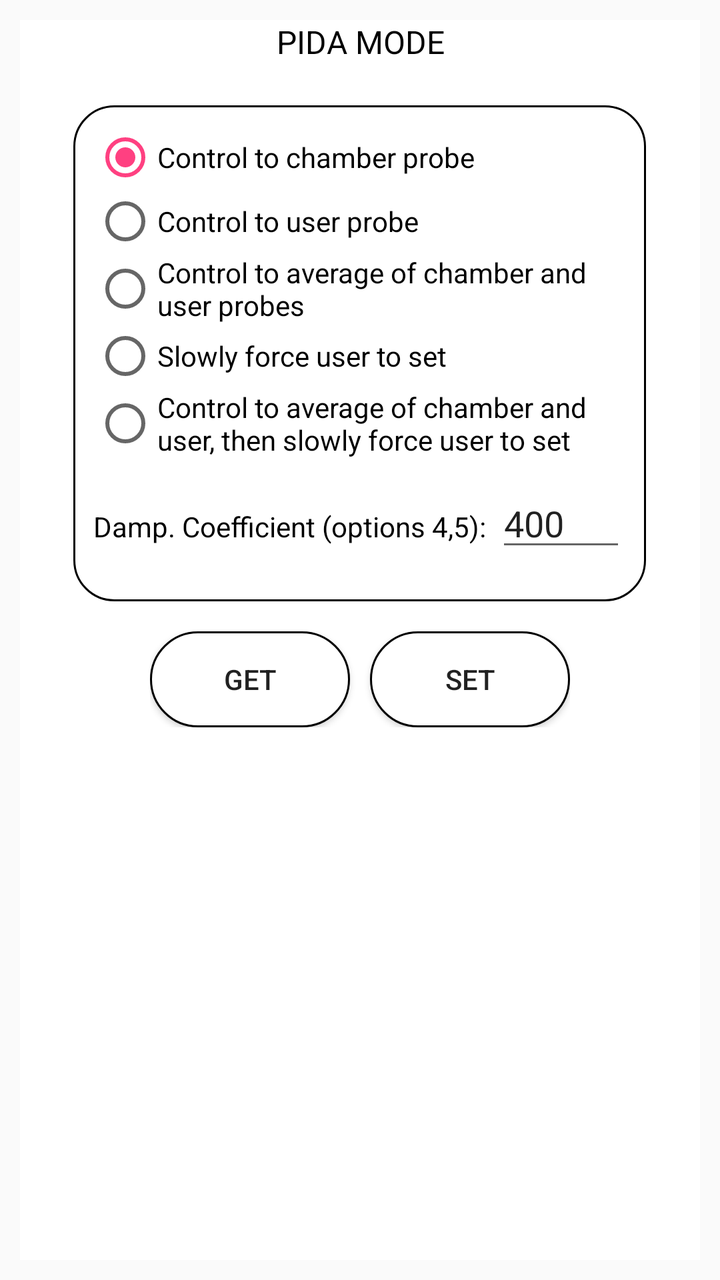
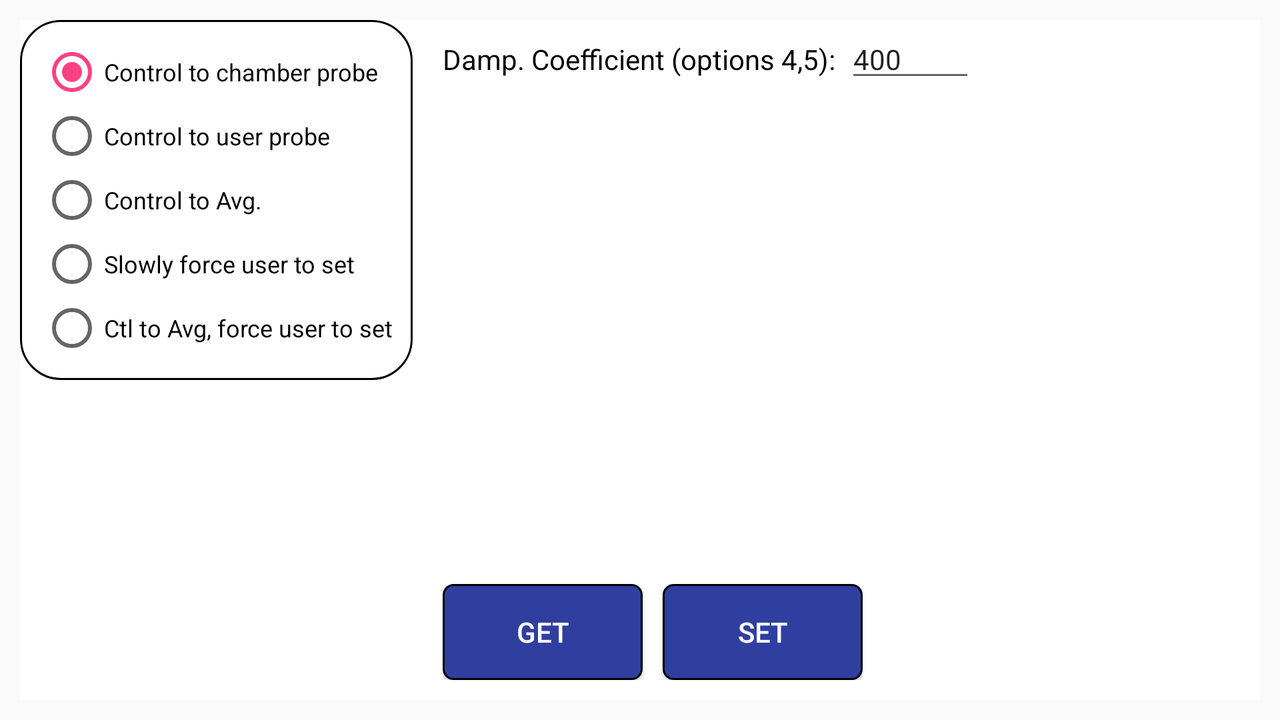

An Android layout and its configuration variant, each rendered on a device that would load it. The default file and the variant file are quoted in full after the pictures.
<!-- AndroidManifest.xml: application theme AppTheme -->
<!-- res/layout/fragment_pida_mode.xml -->
<?xml version="1.0" encoding="utf-8"?>
<RelativeLayout xmlns:android="http://schemas.android.com/apk/res/android"
                android:layout_width="match_parent"
                android:layout_height="match_parent"
                android:layout_margin="10dp"
                android:background="@android:color/white"
    >

    <TextView
        android:id="@+id/pidAmodeTitle"
        android:layout_width="match_parent"
        android:layout_height="wrap_content"
        android:layout_alignParentTop="true"
        android:layout_marginBottom="5dp"
        android:gravity="center_horizontal"
        android:text="PIDA MODE"
        android:textColor="@color/black"
        android:textSize="16sp"/>
    <View
        android:id="@+id/horizontalLine"
        android:layout_marginTop="5dp"
        android:layout_marginBottom="10dp"
        android:layout_width="match_parent"
        android:layout_height="1dp"
        android:background="@color/darkGray"
        android:layout_below="@+id/pidAmodeTitle">

    </View>

    <LinearLayout
        android:id="@+id/mainLayout"
        android:layout_width="wrap_content"
        android:layout_height="wrap_content"
        android:layout_below="@+id/horizontalLine"
        android:layout_centerHorizontal="true"
        android:layout_marginBottom="10dp"
        android:background="@drawable/border_curved_padding"
        android:orientation="vertical">


        <RadioGroup
            android:id="@+id/radioGroup"
            android:layout_width="match_parent"
            android:layout_height="wrap_content"
            android:layout_marginBottom="10dp"
            >

            <android.support.v7.widget.AppCompatRadioButton
                android:id="@+id/chamberRadioButton"
                android:layout_width="wrap_content"
                android:layout_height="wrap_content"
                android:checked="true"
                android:tag="0"
                android:text="Control to chamber probe"/>

            <android.support.v7.widget.AppCompatRadioButton
                android:id="@+id/userRadioButton"
                android:layout_width="wrap_content"
                android:layout_height="wrap_content"
                android:tag="3"
                android:text="Control to user probe"/>

            <android.support.v7.widget.AppCompatRadioButton
                android:id="@+id/chamberUserAverageRadioButton"
                android:layout_width="wrap_content"
                android:layout_height="wrap_content"
                android:tag="1"
                android:text="Control to average of chamber and user probes"/>

            <android.support.v7.widget.AppCompatRadioButton
                android:id="@+id/slowlyForceUserRadioButton"
                android:layout_width="wrap_content"
                android:layout_height="wrap_content"
                android:tag="2"
                android:text="Slowly force user to set"/>

            <android.support.v7.widget.AppCompatRadioButton
                android:id="@+id/averageSlowlyForceUserRadioButton"
                android:layout_width="wrap_content"
                android:layout_height="wrap_content"
                android:tag="4"
                android:text="Control to average of chamber and user, then slowly force user to set"/>
        </RadioGroup>


        <LinearLayout
            android:id="@+id/dampingCoefficientLayout"
            android:layout_width="wrap_content"
            android:layout_height="wrap_content"
            android:layout_marginBottom="10dp"
            android:orientation="horizontal">

            <TextView
                android:layout_width="wrap_content"
                android:layout_height="wrap_content"
                android:layout_marginEnd="5dp"
                android:layout_marginRight="5dp"
                android:text="Damp. Coefficient (options 4,5):"
                android:textColor="@android:color/black"
                />

            <android.support.v7.widget.AppCompatEditText
                android:id="@+id/editTextDampingCoefficient"
                android:layout_width="65dp"
                android:layout_height="wrap_content"
                android:inputType="number"
                android:maxWidth="65dp"
                android:text="400"/>
        </LinearLayout>

    </LinearLayout>

    <LinearLayout
        android:id="@+id/buttonLayout"
        android:layout_width="wrap_content"
        android:layout_height="wrap_content"
        android:layout_below="@+id/mainLayout"
        android:layout_centerHorizontal="true"
        android:gravity="center_horizontal"
        android:padding="5dp">

        <android.support.v7.widget.AppCompatButton
            android:id="@+id/buttonGet"
            android:layout_width="100dp"
            android:layout_height="wrap_content"
            android:layout_marginEnd="10dp"
            android:layout_marginRight="10dp"
            android:background="@drawable/white_rounded_button_accent"
            android:text="GET"/>

        <android.support.v7.widget.AppCompatButton
            android:id="@+id/buttonSet"
            android:layout_width="100dp"
            android:layout_height="wrap_content"
            android:background="@drawable/white_rounded_button_accent"
            android:text="SET"/>
    </LinearLayout>

</RelativeLayout>
<!-- resources referenced by this layout -->
<resources>
  <color name="black">#000000</color>
  <!-- drawable border_curved_padding (drawable) -->
  <?xml version="1.0" encoding="utf-8"?>
  <shape xmlns:android="http://schemas.android.com/apk/res/android"
         android:shape="rectangle">
  
      <solid android:color="@null">
  
      </solid>
  
      <stroke android:width="1dp"/>
      <padding
          android:bottom="10dp"
          android:left="10dp"
          android:right="10dp"
          android:top="10dp"/>
      <corners android:radius="20dp"/>
  
  </shape>
  <!-- drawable white_rounded_button_accent (drawable) -->
  <?xml version="1.0" encoding="utf-8"?>
  <selector xmlns:android="http://schemas.android.com/apk/res/android">
  
  
      <item android:state_pressed="true">
          <shape>
              <solid android:color="@color/colorAccent"/>
  
              <stroke android:width="1dp"
                      android:color="@android:color/black"/>
              <corners android:radius="25dp"/>
          </shape>
  
  
      </item>
  
      <item android:state_pressed="false">
  
  
          <shape>
              <solid android:color="@android:color/white"/>
              <stroke android:width="1dp"
                      android:color="@android:color/black"/>
              <corners android:radius="25dp"/>
  
          </shape>
  
      </item>
  
  </selector>
  <style name="AppTheme" parent="Theme.AppCompat.Light.NoActionBar">
          
          <item name="colorPrimary">@color/colorPrimary</item>
          <item name="colorPrimaryDark">@color/colorPrimaryDark</item>
          <item name="colorAccent">@color/colorAccent</item>
      </style>
  <color name="colorAccent">#ff4081</color>
  <color name="colorPrimary">#3F51B5</color>
  <color name="colorPrimaryDark">#303F9F</color>
</resources>
<!-- res/layout-normal-land/fragment_pida_mode.xml (the repository's variant of the layout above) -->
<!-- drawn on the phone turned sideways -->
<?xml version="1.0" encoding="utf-8"?>
<RelativeLayout xmlns:android="http://schemas.android.com/apk/res/android"
                android:layout_width="match_parent"
                android:layout_height="match_parent"
                android:layout_margin="10dp"
                android:background="@android:color/white"
    >
    <RadioGroup
        android:id="@+id/mainLayout"
        android:layout_width="wrap_content"
        android:layout_height="wrap_content"
        android:layout_alignParentTop="true"
        android:background="@drawable/border_curved_padding"
        >

        <android.support.v7.widget.AppCompatRadioButton
            android:id="@+id/chamberRadioButton"
            android:layout_width="wrap_content"
            android:layout_height="wrap_content"
            android:checked="true"
            android:tag="0"
            android:text="Control to chamber probe"
            android:textSize="12sp"/>

        <android.support.v7.widget.AppCompatRadioButton
            android:id="@+id/userRadioButton"
            android:layout_width="wrap_content"
            android:layout_height="wrap_content"
            android:tag="3"
            android:text="Control to user probe"
            android:textSize="12sp"/>

        <android.support.v7.widget.AppCompatRadioButton
            android:id="@+id/chamberUserAverageRadioButton"
            android:layout_width="wrap_content"
            android:layout_height="wrap_content"
            android:tag="1"
            android:text="Control to Avg."
            android:textSize="12sp"/>

        <android.support.v7.widget.AppCompatRadioButton
            android:id="@+id/slowlyForceUserRadioButton"
            android:layout_width="wrap_content"
            android:layout_height="wrap_content"
            android:tag="2"
            android:text="Slowly force user to set"
            android:textSize="12sp"/>

        <android.support.v7.widget.AppCompatRadioButton
            android:id="@+id/averageSlowlyForceUserRadioButton"
            android:layout_width="wrap_content"
            android:layout_height="wrap_content"
            android:tag="4"
            android:text="Ctl to Avg, force user to set"
            android:textSize="12sp"/>
    </RadioGroup>

    <LinearLayout
        android:id="@+id/dampingCoefficientLayout"
        android:layout_width="wrap_content"
        android:layout_height="wrap_content"
        android:layout_marginLeft="15dp"
        android:layout_marginStart="15dp"
        android:layout_toEndOf="@+id/mainLayout"
        android:layout_toRightOf="@id/mainLayout"
        android:orientation="horizontal">

        <TextView
            android:layout_width="wrap_content"
            android:layout_height="wrap_content"
            android:layout_marginEnd="5dp"
            android:layout_marginRight="5dp"
            android:text="Damp. Coefficient (options 4,5):"
            android:textColor="@android:color/black"
            />

        <android.support.v7.widget.AppCompatEditText
            android:id="@+id/editTextDampingCoefficient"
            android:layout_width="65dp"
            android:layout_height="wrap_content"
            android:inputType="number"
            android:maxWidth="65dp"
            android:text="400"
            android:textSize="14sp"/>
    </LinearLayout>

    <LinearLayout
        android:id="@+id/buttonLayout"
        android:layout_width="wrap_content"
        android:layout_height="wrap_content"
        android:layout_alignParentBottom="true"
        android:layout_marginBottom="10dp"
        android:layout_marginLeft="15dp"
        android:layout_marginStart="15dp"
        android:layout_toEndOf="@+id/mainLayout"
        android:layout_toRightOf="@+id/mainLayout"
        >


        <android.support.v7.widget.AppCompatButton
            android:id="@+id/buttonGet"
            android:layout_width="100dp"
            android:layout_height="wrap_content"
            android:layout_marginEnd="10dp"
            android:layout_marginRight="10dp"
            android:background="@drawable/blue_rounded_button"
            android:drawableTop="@drawable/ic_action_down_arrow"
            android:paddingBottom="5dp"
            android:paddingTop="5dp"
            android:text="GET"
            android:textColor="@color/white"/>

        <android.support.v7.widget.AppCompatButton
            android:id="@+id/buttonSet"
            android:layout_width="100dp"
            android:layout_height="wrap_content"
            android:background="@drawable/blue_rounded_button"
            android:drawableTop="@drawable/ic_action_up_arrow"
            android:paddingBottom="5dp"
            android:paddingTop="5dp"
            android:text="SET"
            android:textColor="@color/white"/>
    </LinearLayout>

</RelativeLayout>
<!-- resources referenced by the variant -->
<!-- as the phone turned sideways resolves them -->
<resources>
  <color name="white">#ffffff</color>
  <!-- drawable blue_rounded_button (drawable) -->
  <?xml version="1.0" encoding="utf-8"?>
  <selector xmlns:android="http://schemas.android.com/apk/res/android">
      <item android:state_pressed="true">
          <shape android:shape="rectangle">
              <solid android:color="@color/primaryLightColor"/>
              <stroke android:width="1dp"
                      android:color="@android:color/black"/>
              <corners android:radius="5dp"/>
          </shape>
      </item>
  
      <item android:state_pressed="false">
          <shape android:shape="rectangle">
              <solid android:color="@color/colorPrimaryDark"/>
              <stroke android:width="1dp"
                      android:color="@android:color/black"/>
              <corners android:radius="5dp"/>
          </shape>
      </item>
  </selector>
  <!-- drawable border_curved_padding (drawable) -->
  <?xml version="1.0" encoding="utf-8"?>
  <shape xmlns:android="http://schemas.android.com/apk/res/android"
         android:shape="rectangle">
  
      <solid android:color="@null">
  
      </solid>
  
      <stroke android:width="1dp"/>
      <padding
          android:bottom="10dp"
          android:left="10dp"
          android:right="10dp"
          android:top="10dp"/>
      <corners android:radius="20dp"/>
  
  </shape>
  <style name="AppTheme" parent="Theme.AppCompat.Light.NoActionBar">
          
          <item name="colorPrimary">@color/colorPrimary</item>
          <item name="colorPrimaryDark">@color/colorPrimaryDark</item>
          <item name="colorAccent">@color/colorAccent</item>
      </style>
  <color name="primaryLightColor">#5472d3</color>
  <color name="colorPrimaryDark">#303F9F</color>
  <color name="colorPrimary">#3F51B5</color>
  <color name="colorAccent">#ff4081</color>
</resources>
